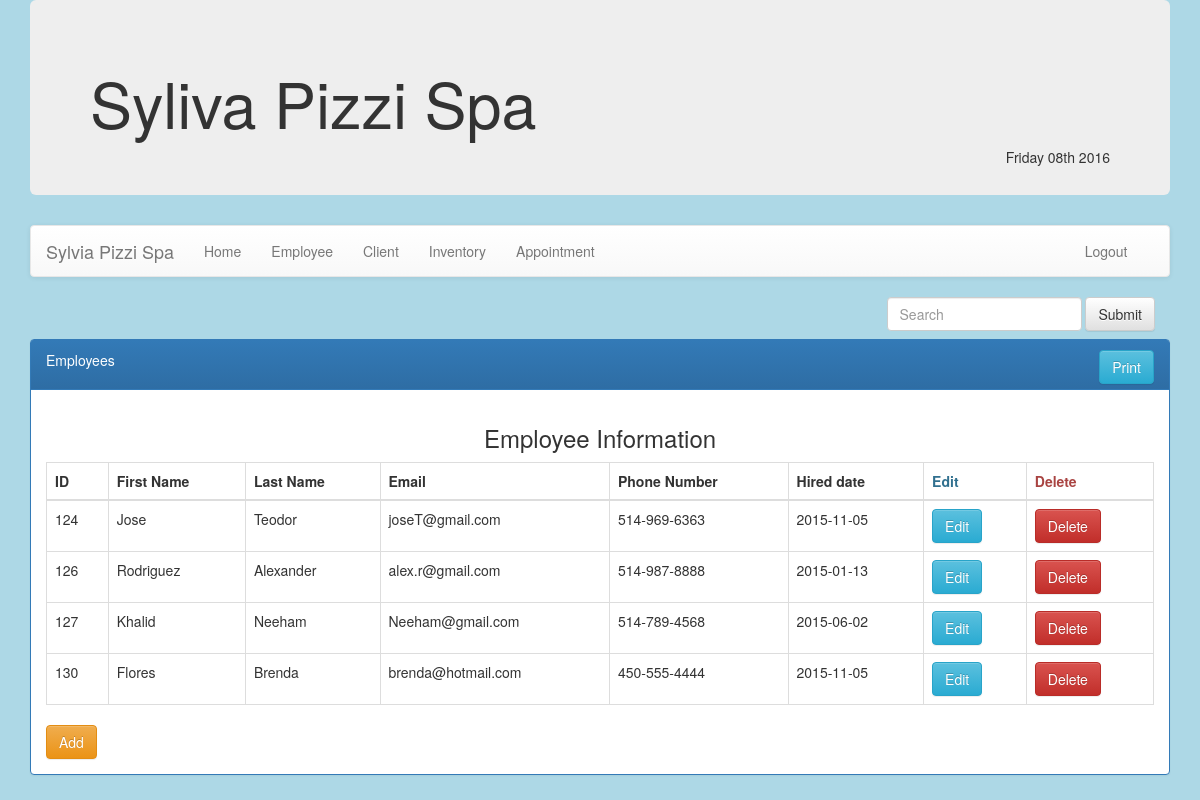
The app's page /employee.php (signed in) with its own data.
### tables this page shows
CREATE TABLE `employees` (
  `Employee_Id` int(7) NOT NULL,
  `Last_Name` varchar(50) DEFAULT NULL,
  `First_Name` varchar(50) DEFAULT NULL,
  `Hired_Date` date DEFAULT NULL,
  `Salary` int(10) DEFAULT NULL,
  `Email` varchar(50) DEFAULT NULL,
  `Phone_Number` varchar(20) DEFAULT NULL,
  `Address` varchar(50) DEFAULT NULL,
  `Birthday` date DEFAULT NULL
);

### employee.php (the view, shortened to what this page needs)
<?php
	require_once 'database.php';
?>
    <!DOCTYPE HTML>
    <html>
    <head>
        <link rel="stylesheet" href="css/bootstrap.min.css" />
        <link rel="stylesheet" href="css/bootstrap-theme.min.css" />
    </head>
    <body>
        <div class="container">
            <?php include 'header.php' ?>
                <form method="post" align="right" class="navbar-form navbar-center" role="search">
                    <div class="form-group">
                        <input name="search" type="text" class="form-control" placeholder="Search">
                    </div>
                    <button type="submit" class="btn btn-default">Submit</button>
                </form>
                <div class="content">
                            <div class="panel panel-primary">
                                <div class="panel-heading" style="height: 50px">
                                    Employees
                                    <div style="float: right;">
                                        <a class="btn btn-info" href="print.php?table=employees">Print</a>
                                    </div>
                                </div>
                                <div class="panel-body">
                                    <h3 align="center">Employee Information</h3>
                                    <table class="table table-bordered">
                                        <thead>
                                            <tr>
                                                <th>ID</th>
                                                <th>First Name</th>
                                                <th>Last Name</th>
                                                <th>Email</th>
                                                <th>Phone Number</th>
                                                <th>Hired date</th>
                                                <th class="text-info">Edit</th>
                                                <th class="text-danger">Delete</th>
                                            </tr>
                                        </thead>
                                        <tbody>
                                            <?php
										$STH = $DBH->query(
                                        "SELECT * FROM Employees " .
                                        (isset($search) ?
                                         "WHERE First_Name LIKE '%$search%' OR Last_Name LIKE '%$search' " :
                                         "")
                                        );
										while($row = $STH->fetch())
										{
								?>
                                                <tr>
                                                    <td>
                                                        <?= $row['Employee_Id'] ?>
                                                    </td>
                                                    <td>
                                                        <?= $row['First_Name'] ?>
                                                    </td>
                                                    <td>
                                                        <?= $row['Last_Name'] ?>
                                                    </td>
                                                    <td>
                                                        <?= $row['Email'] ?>
                                                    </td>
                                                    <td>
                                                        <?= $row['Phone_Number'] ?>
                                                    </td>
                                                    <td>
                                                        <?= $row['Hired_Date'] ?>
                                                    </td>
                                                    <td>
                                                        <form method="post">
                                                            <input type="submit" class="btn btn-info" value="Edit" name="edit">
                                                        </form>
                                                    </td>
                                                    <td>
                                                        <form method="post" onsubmit="return validate(this);">
                                                            <input type="submit" class="btn btn-danger" value="Delete" name="delete">
                                                        </form>
                                                    </td>
                                                </tr>
                                                <?php
										}
									?>
                                        </tbody>
                                    </table>
                                    <button class="btn btn-warning" data-toggle="collapse" data-target="#demo">Add</button>
                                </div>
                            </div>
                </div>
        </div>
    </body>
    </html>

### records on screen
employees: Employee_Id "124", First_Name "Jose", Last_Name "Teodor", Email "joseT@gmail.com", Phone_Number "514-969-6363", Hired_Date "2015-11-05"
employees: Employee_Id "126", First_Name "Rodriguez", Last_Name "Alexander", Email "alex.r@gmail.com", Phone_Number "514-987-8888", Hired_Date "2015-01-13"
employees: Employee_Id "127", First_Name "Khalid", Last_Name "Neeham", Email "Neeham@gmail.com", Phone_Number "514-789-4568", Hired_Date "2015-06-02"
employees: Employee_Id "130", First_Name "Flores", Last_Name "Brenda", Email "brenda@hotmail.com", Phone_Number "450-555-4444", Hired_Date "2015-11-05"
